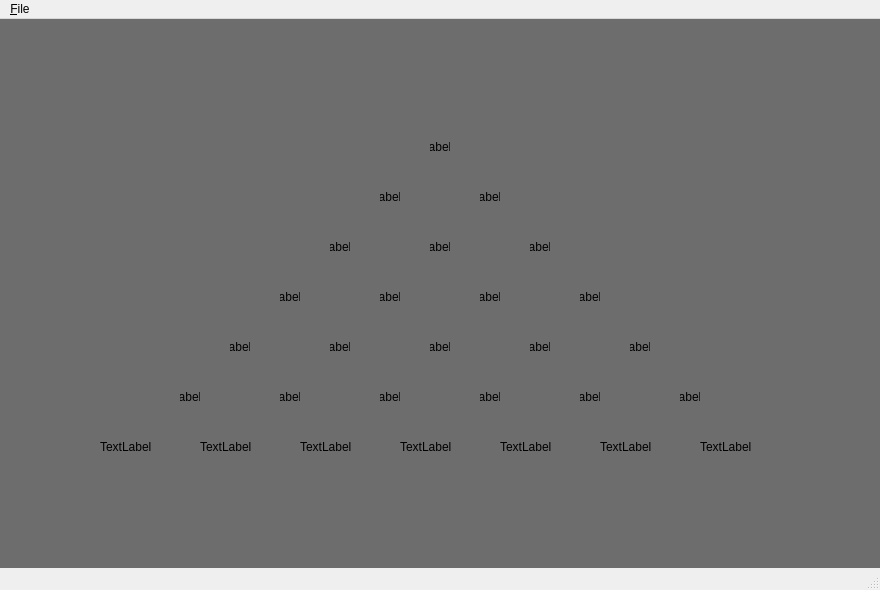
<?xml version="1.0" encoding="UTF-8"?>
<ui version="4.0">
 <class>MainWindow</class>
 <widget class="QMainWindow" name="MainWindow">
  <property name="windowModality">
   <enum>Qt::NonModal</enum>
  </property>
  <property name="geometry">
   <rect>
    <x>0</x>
    <y>0</y>
    <width>880</width>
    <height>590</height>
   </rect>
  </property>
  <property name="sizePolicy">
   <sizepolicy hsizetype="Fixed" vsizetype="Fixed">
    <horstretch>0</horstretch>
    <verstretch>0</verstretch>
   </sizepolicy>
  </property>
  <property name="minimumSize">
   <size>
    <width>880</width>
    <height>590</height>
   </size>
  </property>
  <property name="maximumSize">
   <size>
    <width>880</width>
    <height>590</height>
   </size>
  </property>
  <property name="windowTitle">
   <string>MainWindow</string>
  </property>
  <property name="styleSheet">
   <string notr="true">background-image: url(:/newPrefix/images/background.png);</string>
  </property>
  <widget class="QWidget" name="centralwidget">
   <property name="styleSheet">
    <string notr="true">background-color: rgb(109, 109, 109);</string>
   </property>
   <widget class="QLabel" name="label_00">
    <property name="geometry">
     <rect>
      <x>400</x>
      <y>70</y>
      <width>80</width>
      <height>116</height>
     </rect>
    </property>
    <property name="sizePolicy">
     <sizepolicy hsizetype="Fixed" vsizetype="Fixed">
      <horstretch>0</horstretch>
      <verstretch>0</verstretch>
     </sizepolicy>
    </property>
    <property name="mouseTracking">
     <bool>false</bool>
    </property>
    <property name="styleSheet">
     <string notr="true"/>
    </property>
    <property name="text">
     <string>TextLabel</string>
    </property>
    <property name="scaledContents">
     <bool>true</bool>
    </property>
   </widget>
   <widget class="QLabel" name="label_10">
    <property name="geometry">
     <rect>
      <x>350</x>
      <y>120</y>
      <width>80</width>
      <height>116</height>
     </rect>
    </property>
    <property name="sizePolicy">
     <sizepolicy hsizetype="Fixed" vsizetype="Fixed">
      <horstretch>0</horstretch>
      <verstretch>0</verstretch>
     </sizepolicy>
    </property>
    <property name="styleSheet">
     <string notr="true"/>
    </property>
    <property name="text">
     <string>TextLabel</string>
    </property>
    <property name="scaledContents">
     <bool>true</bool>
    </property>
   </widget>
   <widget class="QLabel" name="label_11">
    <property name="geometry">
     <rect>
      <x>450</x>
      <y>120</y>
      <width>80</width>
      <height>116</height>
     </rect>
    </property>
    <property name="sizePolicy">
     <sizepolicy hsizetype="Fixed" vsizetype="Fixed">
      <horstretch>0</horstretch>
      <verstretch>0</verstretch>
     </sizepolicy>
    </property>
    <property name="styleSheet">
     <string notr="true"/>
    </property>
    <property name="text">
     <string>TextLabel</string>
    </property>
    <property name="scaledContents">
     <bool>true</bool>
    </property>
   </widget>
   <widget class="QLabel" name="label_20">
    <property name="geometry">
     <rect>
      <x>300</x>
      <y>170</y>
      <width>80</width>
      <height>116</height>
     </rect>
    </property>
    <property name="sizePolicy">
     <sizepolicy hsizetype="Fixed" vsizetype="Fixed">
      <horstretch>0</horstretch>
      <verstretch>0</verstretch>
     </sizepolicy>
    </property>
    <property name="styleSheet">
     <string notr="true"/>
    </property>
    <property name="text">
     <string>TextLabel</string>
    </property>
    <property name="scaledContents">
     <bool>true</bool>
    </property>
   </widget>
   <widget class="QLabel" name="label_21">
    <property name="geometry">
     <rect>
      <x>400</x>
      <y>170</y>
      <width>80</width>
      <height>116</height>
     </rect>
    </property>
    <property name="sizePolicy">
     <sizepolicy hsizetype="Fixed" vsizetype="Fixed">
      <horstretch>0</horstretch>
      <verstretch>0</verstretch>
     </sizepolicy>
    </property>
    <property name="styleSheet">
     <string notr="true"/>
    </property>
    <property name="text">
     <string>TextLabel</string>
    </property>
    <property name="scaledContents">
     <bool>true</bool>
    </property>
   </widget>
   <widget class="QLabel" name="label_22">
    <property name="geometry">
     <rect>
      <x>500</x>
      <y>170</y>
      <width>80</width>
      <height>116</height>
     </rect>
    </property>
    <property name="sizePolicy">
     <sizepolicy hsizetype="Fixed" vsizetype="Fixed">
      <horstretch>0</horstretch>
      <verstretch>0</verstretch>
     </sizepolicy>
    </property>
    <property name="styleSheet">
     <string notr="true"/>
    </property>
    <property name="text">
     <string>TextLabel</string>
    </property>
    <property name="scaledContents">
     <bool>true</bool>
    </property>
   </widget>
   <widget class="QLabel" name="label_30">
    <property name="geometry">
     <rect>
      <x>250</x>
      <y>220</y>
      <width>80</width>
      <height>116</height>
     </rect>
    </property>
    <property name="sizePolicy">
     <sizepolicy hsizetype="Fixed" vsizetype="Fixed">
      <horstretch>0</horstretch>
      <verstretch>0</verstretch>
     </sizepolicy>
    </property>
    <property name="styleSheet">
     <string notr="true"/>
    </property>
    <property name="text">
     <string>TextLabel</string>
    </property>
    <property name="scaledContents">
     <bool>true</bool>
    </property>
   </widget>
   <widget class="QLabel" name="label_31">
    <property name="geometry">
     <rect>
      <x>350</x>
      <y>220</y>
      <width>80</width>
      <height>116</height>
     </rect>
    </property>
    <property name="sizePolicy">
     <sizepolicy hsizetype="Fixed" vsizetype="Fixed">
      <horstretch>0</horstretch>
      <verstretch>0</verstretch>
     </sizepolicy>
    </property>
    <property name="styleSheet">
     <string notr="true"/>
    </property>
    <property name="text">
     <string>TextLabel</string>
    </property>
    <property name="scaledContents">
     <bool>true</bool>
    </property>
   </widget>
   <widget class="QLabel" name="label_32">
    <property name="geometry">
     <rect>
      <x>450</x>
      <y>220</y>
      <width>80</width>
      <height>116</height>
     </rect>
    </property>
    <property name="sizePolicy">
     <sizepolicy hsizetype="Fixed" vsizetype="Fixed">
      <horstretch>0</horstretch>
      <verstretch>0</verstretch>
     </sizepolicy>
    </property>
    <property name="styleSheet">
     <string notr="true"/>
    </property>
    <property name="text">
     <string>TextLabel</string>
    </property>
    <property name="scaledContents">
     <bool>true</bool>
    </property>
   </widget>
   <widget class="QLabel" name="label_33">
    <property name="geometry">
     <rect>
      <x>550</x>
      <y>220</y>
      <width>80</width>
      <height>116</height>
     </rect>
    </property>
    <property name="sizePolicy">
     <sizepolicy hsizetype="Fixed" vsizetype="Fixed">
      <horstretch>0</horstretch>
      <verstretch>0</verstretch>
     </sizepolicy>
    </property>
    <property name="styleSheet">
     <string notr="true"/>
    </property>
    <property name="text">
     <string>TextLabel</string>
    </property>
    <property name="scaledContents">
     <bool>true</bool>
    </property>
   </widget>
   <widget class="QLabel" name="label_40">
    <property name="geometry">
     <rect>
      <x>200</x>
      <y>270</y>
      <width>80</width>
      <height>116</height>
     </rect>
    </property>
    <property name="sizePolicy">
     <sizepolicy hsizetype="Fixed" vsizetype="Fixed">
      <horstretch>0</horstretch>
      <verstretch>0</verstretch>
     </sizepolicy>
    </property>
    <property name="styleSheet">
     <string notr="true"/>
    </property>
    <property name="text">
     <string>TextLabel</string>
    </property>
    <property name="scaledContents">
     <bool>true</bool>
    </property>
   </widget>
   <widget class="QLabel" name="label_41">
    <property name="geometry">
     <rect>
      <x>300</x>
      <y>270</y>
      <width>80</width>
      <height>116</height>
     </rect>
    </property>
    <property name="sizePolicy">
     <sizepolicy hsizetype="Fixed" vsizetype="Fixed">
      <horstretch>0</horstretch>
      <verstretch>0</verstretch>
     </sizepolicy>
    </property>
    <property name="styleSheet">
     <string notr="true"/>
    </property>
    <property name="text">
     <string>TextLabel</string>
    </property>
    <property name="scaledContents">
     <bool>true</bool>
    </property>
   </widget>
   <widget class="QLabel" name="label_42">
    <property name="geometry">
     <rect>
      <x>400</x>
      <y>270</y>
      <width>80</width>
      <height>116</height>
     </rect>
    </property>
    <property name="sizePolicy">
     <sizepolicy hsizetype="Fixed" vsizetype="Fixed">
      <horstretch>0</horstretch>
      <verstretch>0</verstretch>
     </sizepolicy>
    </property>
    <property name="styleSheet">
     <string notr="true"/>
    </property>
    <property name="text">
     <string>TextLabel</string>
    </property>
    <property name="scaledContents">
     <bool>true</bool>
    </property>
   </widget>
   <widget class="QLabel" name="label_43">
    <property name="geometry">
     <rect>
      <x>500</x>
      <y>270</y>
      <width>80</width>
      <height>116</height>
     </rect>
    </property>
    <property name="sizePolicy">
     <sizepolicy hsizetype="Fixed" vsizetype="Fixed">
      <horstretch>0</horstretch>
      <verstretch>0</verstretch>
     </sizepolicy>
    </property>
    <property name="styleSheet">
     <string notr="true"/>
    </property>
    <property name="text">
     <string>TextLabel</string>
    </property>
    <property name="scaledContents">
     <bool>true</bool>
    </property>
   </widget>
   <widget class="QLabel" name="label_44">
    <property name="geometry">
     <rect>
      <x>600</x>
      <y>270</y>
      <width>80</width>
      <height>116</height>
     </rect>
    </property>
    <property name="sizePolicy">
     <sizepolicy hsizetype="Fixed" vsizetype="Fixed">
      <horstretch>0</horstretch>
      <verstretch>0</verstretch>
     </sizepolicy>
    </property>
    <property name="styleSheet">
     <string notr="true"/>
    </property>
    <property name="text">
     <string>TextLabel</string>
    </property>
    <property name="scaledContents">
     <bool>true</bool>
    </property>
   </widget>
   <widget class="QLabel" name="label_50">
    <property name="geometry">
     <rect>
      <x>150</x>
      <y>320</y>
      <width>80</width>
      <height>116</height>
     </rect>
    </property>
    <property name="sizePolicy">
     <sizepolicy hsizetype="Fixed" vsizetype="Fixed">
      <horstretch>0</horstretch>
      <verstretch>0</verstretch>
     </sizepolicy>
    </property>
    <property name="styleSheet">
     <string notr="true"/>
    </property>
    <property name="text">
     <string>TextLabel</string>
    </property>
    <property name="scaledContents">
     <bool>true</bool>
    </property>
   </widget>
   <widget class="QLabel" name="label_51">
    <property name="geometry">
     <rect>
      <x>250</x>
      <y>320</y>
      <width>80</width>
      <height>116</height>
     </rect>
    </property>
    <property name="sizePolicy">
     <sizepolicy hsizetype="Fixed" vsizetype="Fixed">
      <horstretch>0</horstretch>
      <verstretch>0</verstretch>
     </sizepolicy>
    </property>
    <property name="styleSheet">
     <string notr="true"/>
    </property>
    <property name="text">
     <string>TextLabel</string>
    </property>
    <property name="scaledContents">
     <bool>true</bool>
    </property>
   </widget>
   <widget class="QLabel" name="label_52">
    <property name="geometry">
     <rect>
      <x>350</x>
      <y>320</y>
      <width>80</width>
      <height>116</height>
     </rect>
    </property>
    <property name="sizePolicy">
     <sizepolicy hsizetype="Fixed" vsizetype="Fixed">
      <horstretch>0</horstretch>
      <verstretch>0</verstretch>
     </sizepolicy>
    </property>
    <property name="styleSheet">
     <string notr="true"/>
    </property>
    <property name="text">
     <string>TextLabel</string>
    </property>
    <property name="scaledContents">
     <bool>true</bool>
    </property>
   </widget>
   <widget class="QLabel" name="label_53">
    <property name="geometry">
     <rect>
      <x>450</x>
      <y>320</y>
      <width>80</width>
      <height>116</height>
     </rect>
    </property>
    <property name="sizePolicy">
     <sizepolicy hsizetype="Fixed" vsizetype="Fixed">
      <horstretch>0</horstretch>
      <verstretch>0</verstretch>
     </sizepolicy>
    </property>
    <property name="styleSheet">
     <string notr="true"/>
    </property>
    <property name="text">
     <string>TextLabel</string>
    </property>
    <property name="scaledContents">
     <bool>true</bool>
    </property>
   </widget>
   <widget class="QLabel" name="label_54">
    <property name="geometry">
     <rect>
      <x>550</x>
      <y>320</y>
      <width>80</width>
      <height>116</height>
     </rect>
    </property>
    <property name="sizePolicy">
     <sizepolicy hsizetype="Fixed" vsizetype="Fixed">
      <horstretch>0</horstretch>
      <verstretch>0</verstretch>
     </sizepolicy>
    </property>
    <property name="styleSheet">
     <string notr="true"/>
    </property>
    <property name="text">
     <string>TextLabel</string>
    </property>
    <property name="scaledContents">
     <bool>true</bool>
    </property>
   </widget>
   <widget class="QLabel" name="label_55">
    <property name="geometry">
     <rect>
      <x>650</x>
      <y>320</y>
      <width>80</width>
      <height>116</height>
     </rect>
    </property>
    <property name="sizePolicy">
     <sizepolicy hsizetype="Fixed" vsizetype="Fixed">
      <horstretch>0</horstretch>
      <verstretch>0</verstretch>
     </sizepolicy>
    </property>
    <property name="styleSheet">
     <string notr="true"/>
    </property>
    <property name="text">
     <string>TextLabel</string>
    </property>
    <property name="scaledContents">
     <bool>true</bool>
    </property>
   </widget>
   <widget class="QLabel" name="label_60">
    <property name="geometry">
     <rect>
      <x>100</x>
      <y>370</y>
      <width>80</width>
      <height>116</height>
     </rect>
    </property>
    <property name="sizePolicy">
     <sizepolicy hsizetype="Fixed" vsizetype="Fixed">
      <horstretch>0</horstretch>
      <verstretch>0</verstretch>
     </sizepolicy>
    </property>
    <property name="styleSheet">
     <string notr="true"/>
    </property>
    <property name="text">
     <string>TextLabel</string>
    </property>
    <property name="scaledContents">
     <bool>true</bool>
    </property>
   </widget>
   <widget class="QLabel" name="label_61">
    <property name="geometry">
     <rect>
      <x>200</x>
      <y>370</y>
      <width>80</width>
      <height>116</height>
     </rect>
    </property>
    <property name="sizePolicy">
     <sizepolicy hsizetype="Fixed" vsizetype="Fixed">
      <horstretch>0</horstretch>
      <verstretch>0</verstretch>
     </sizepolicy>
    </property>
    <property name="styleSheet">
     <string notr="true"/>
    </property>
    <property name="text">
     <string>TextLabel</string>
    </property>
    <property name="scaledContents">
     <bool>true</bool>
    </property>
   </widget>
   <widget class="QLabel" name="label_62">
    <property name="geometry">
     <rect>
      <x>300</x>
      <y>370</y>
      <width>80</width>
      <height>116</height>
     </rect>
    </property>
    <property name="sizePolicy">
     <sizepolicy hsizetype="Fixed" vsizetype="Fixed">
      <horstretch>0</horstretch>
      <verstretch>0</verstretch>
     </sizepolicy>
    </property>
    <property name="styleSheet">
     <string notr="true"/>
    </property>
    <property name="text">
     <string>TextLabel</string>
    </property>
    <property name="scaledContents">
     <bool>true</bool>
    </property>
   </widget>
   <widget class="QLabel" name="label_63">
    <property name="geometry">
     <rect>
      <x>400</x>
      <y>370</y>
      <width>80</width>
      <height>116</height>
     </rect>
    </property>
    <property name="sizePolicy">
     <sizepolicy hsizetype="Fixed" vsizetype="Fixed">
      <horstretch>0</horstretch>
      <verstretch>0</verstretch>
     </sizepolicy>
    </property>
    <property name="styleSheet">
     <string notr="true"/>
    </property>
    <property name="text">
     <string>TextLabel</string>
    </property>
    <property name="scaledContents">
     <bool>true</bool>
    </property>
   </widget>
   <widget class="QLabel" name="label_64">
    <property name="geometry">
     <rect>
      <x>500</x>
      <y>370</y>
      <width>80</width>
      <height>116</height>
     </rect>
    </property>
    <property name="sizePolicy">
     <sizepolicy hsizetype="Fixed" vsizetype="Fixed">
      <horstretch>0</horstretch>
      <verstretch>0</verstretch>
     </sizepolicy>
    </property>
    <property name="styleSheet">
     <string notr="true"/>
    </property>
    <property name="text">
     <string>TextLabel</string>
    </property>
    <property name="scaledContents">
     <bool>true</bool>
    </property>
   </widget>
   <widget class="QLabel" name="label_65">
    <property name="geometry">
     <rect>
      <x>700</x>
      <y>370</y>
      <width>80</width>
      <height>116</height>
     </rect>
    </property>
    <property name="sizePolicy">
     <sizepolicy hsizetype="Fixed" vsizetype="Fixed">
      <horstretch>0</horstretch>
      <verstretch>0</verstretch>
     </sizepolicy>
    </property>
    <property name="mouseTracking">
     <bool>false</bool>
    </property>
    <property name="styleSheet">
     <string notr="true"/>
    </property>
    <property name="text">
     <string>TextLabel</string>
    </property>
    <property name="scaledContents">
     <bool>true</bool>
    </property>
   </widget>
   <widget class="QLabel" name="label_66">
    <property name="geometry">
     <rect>
      <x>600</x>
      <y>370</y>
      <width>80</width>
      <height>116</height>
     </rect>
    </property>
    <property name="sizePolicy">
     <sizepolicy hsizetype="Fixed" vsizetype="Fixed">
      <horstretch>0</horstretch>
      <verstretch>0</verstretch>
     </sizepolicy>
    </property>
    <property name="styleSheet">
     <string notr="true"/>
    </property>
    <property name="text">
     <string>TextLabel</string>
    </property>
    <property name="scaledContents">
     <bool>true</bool>
    </property>
   </widget>
   <widget class="QLabel" name="labelAddDeckLeft">
    <property name="geometry">
     <rect>
      <x>10</x>
      <y>20</y>
      <width>80</width>
      <height>116</height>
     </rect>
    </property>
    <property name="sizePolicy">
     <sizepolicy hsizetype="Fixed" vsizetype="Fixed">
      <horstretch>0</horstretch>
      <verstretch>0</verstretch>
     </sizepolicy>
    </property>
    <property name="styleSheet">
     <string notr="true"/>
    </property>
    <property name="text">
     <string/>
    </property>
    <property name="scaledContents">
     <bool>true</bool>
    </property>
   </widget>
   <widget class="QLabel" name="labelAddDeckRightB">
    <property name="enabled">
     <bool>true</bool>
    </property>
    <property name="geometry">
     <rect>
      <x>110</x>
      <y>20</y>
      <width>80</width>
      <height>116</height>
     </rect>
    </property>
    <property name="sizePolicy">
     <sizepolicy hsizetype="Fixed" vsizetype="Fixed">
      <horstretch>0</horstretch>
      <verstretch>0</verstretch>
     </sizepolicy>
    </property>
    <property name="styleSheet">
     <string notr="true"/>
    </property>
    <property name="text">
     <string/>
    </property>
    <property name="scaledContents">
     <bool>true</bool>
    </property>
   </widget>
   <widget class="QLabel" name="labelAddDeckRightF">
    <property name="geometry">
     <rect>
      <x>110</x>
      <y>20</y>
      <width>80</width>
      <height>116</height>
     </rect>
    </property>
    <property name="sizePolicy">
     <sizepolicy hsizetype="Fixed" vsizetype="Fixed">
      <horstretch>0</horstretch>
      <verstretch>0</verstretch>
     </sizepolicy>
    </property>
    <property name="styleSheet">
     <string notr="true"/>
    </property>
    <property name="text">
     <string/>
    </property>
    <property name="scaledContents">
     <bool>true</bool>
    </property>
   </widget>
   <zorder>labelAddDeckRightB</zorder>
   <zorder>labelAddDeckRightF</zorder>
   <zorder>label_00</zorder>
   <zorder>label_11</zorder>
   <zorder>label_10</zorder>
   <zorder>label_22</zorder>
   <zorder>label_21</zorder>
   <zorder>label_20</zorder>
   <zorder>label_31</zorder>
   <zorder>label_33</zorder>
   <zorder>label_32</zorder>
   <zorder>label_30</zorder>
   <zorder>label_41</zorder>
   <zorder>label_42</zorder>
   <zorder>label_43</zorder>
   <zorder>label_40</zorder>
   <zorder>label_44</zorder>
   <zorder>label_53</zorder>
   <zorder>label_50</zorder>
   <zorder>label_54</zorder>
   <zorder>label_52</zorder>
   <zorder>label_55</zorder>
   <zorder>label_51</zorder>
   <zorder>label_61</zorder>
   <zorder>label_64</zorder>
   <zorder>label_63</zorder>
   <zorder>label_60</zorder>
   <zorder>label_66</zorder>
   <zorder>label_62</zorder>
   <zorder>label_65</zorder>
   <zorder>labelAddDeckLeft</zorder>
  </widget>
  <widget class="QMenuBar" name="menubar">
   <property name="geometry">
    <rect>
     <x>0</x>
     <y>0</y>
     <width>880</width>
     <height>21</height>
    </rect>
   </property>
   <widget class="QMenu" name="menuFile">
    <property name="title">
     <string>&amp;File</string>
    </property>
    <addaction name="actionNew_Game"/>
    <addaction name="separator"/>
    <addaction name="actionExit"/>
    <addaction name="actionCheat"/>
   </widget>
   <addaction name="menuFile"/>
  </widget>
  <widget class="QStatusBar" name="statusbar"/>
  <action name="actionNew_Game">
   <property name="text">
    <string>&amp;New Game</string>
   </property>
   <property name="shortcut">
    <string>Ctrl+N</string>
   </property>
  </action>
  <action name="actionExit">
   <property name="text">
    <string>&amp;Exit</string>
   </property>
   <property name="shortcut">
    <string>Ctrl+Q</string>
   </property>
  </action>
  <action name="actionCheat">
   <property name="text">
    <string>Cheat</string>
   </property>
  </action>
 </widget>
 <resources>
  <include location="background.qrc"/>
 </resources>
 <connections/>
</ui>
